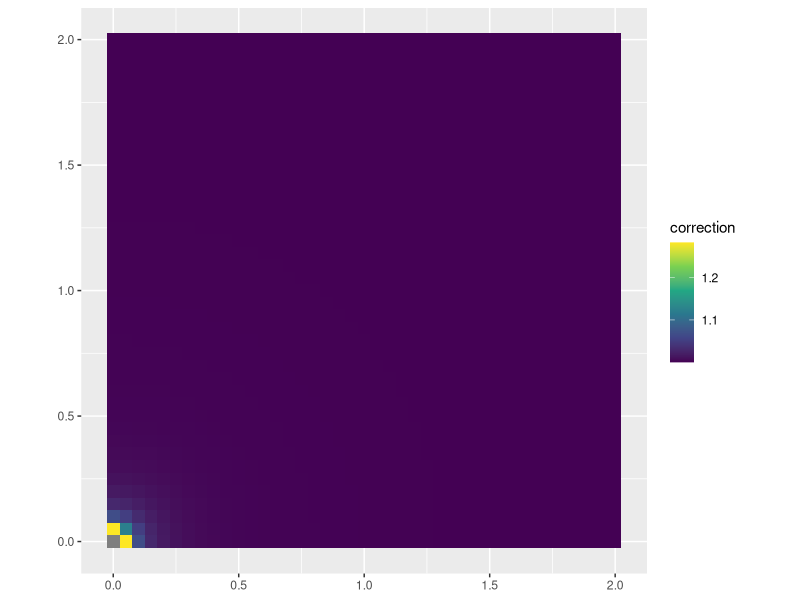

Write the R code that produced this figure.
library(tidyr)
library(dplyr)
library(ggplot2)

dist <- function(x, y) {
  return(sqrt(x ^ 2 + y ^ 2))
}

interpolate <- function(z, range, res) {
  return(z - (range / 2) + 0:(range / res) * res)
}

mean_d_in_square_at <- function(cx, cy, range, res) {
  square <- tidyr::crossing(x = interpolate(cx, range, res), y = interpolate(cy, range, res))%>%
    mutate(d = dist(x, y))
  return(mean(square$d))
}

mean_d_in_square_at_V <- Vectorize(mean_d_in_square_at)

centres <- tidyr::crossing(x = interpolate(1, 2, 0.05) , y = interpolate(1, 2, 0.05)) %>% 
  mutate(d.est = mean_d_in_square_at_V(x, y, 0.1, 0.025),
         d.c = dist(x, y), 
         correction = d.est / d.c)

ggplot(centres) + 
  geom_rect(aes(xmin = x - 0.025, ymin = y - 0.025, xmax = x + 0.025, ymax = y + 0.025, fill = correction)) + 
  coord_equal() + 
  scale_fill_viridis_c()
